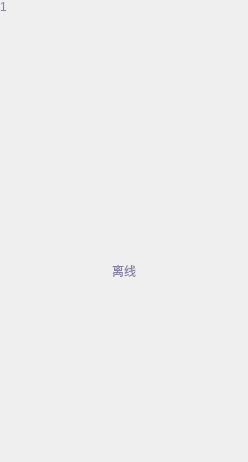
<?xml version="1.0" encoding="UTF-8"?>
<ui version="4.0">
 <class>FormBaseItem</class>
 <widget class="QWidget" name="FormBaseItem">
  <property name="geometry">
   <rect>
    <x>0</x>
    <y>0</y>
    <width>248</width>
    <height>462</height>
   </rect>
  </property>
  <property name="minimumSize">
   <size>
    <width>125</width>
    <height>155</height>
   </size>
  </property>
  <property name="maximumSize">
   <size>
    <width>16777215</width>
    <height>16777215</height>
   </size>
  </property>
  <property name="windowTitle">
   <string>Form</string>
  </property>
  <layout class="QVBoxLayout" name="verticalLayout">
   <property name="spacing">
    <number>0</number>
   </property>
   <property name="leftMargin">
    <number>0</number>
   </property>
   <property name="topMargin">
    <number>0</number>
   </property>
   <property name="rightMargin">
    <number>0</number>
   </property>
   <property name="bottomMargin">
    <number>0</number>
   </property>
   <item>
    <widget class="QLabel" name="label_4">
     <property name="styleSheet">
      <string notr="true">color: rgb(135, 130, 164);</string>
     </property>
     <property name="text">
      <string>1</string>
     </property>
    </widget>
   </item>
   <item>
    <layout class="QVBoxLayout" name="verticalLayout_5">
     <item>
      <spacer name="verticalSpacer_8">
       <property name="orientation">
        <enum>Qt::Vertical</enum>
       </property>
       <property name="sizeHint" stdset="0">
        <size>
         <width>20</width>
         <height>40</height>
        </size>
       </property>
      </spacer>
     </item>
     <item>
      <layout class="QHBoxLayout" name="horizontalLayout_12">
       <item>
        <spacer name="horizontalSpacer_14">
         <property name="orientation">
          <enum>Qt::Horizontal</enum>
         </property>
         <property name="sizeType">
          <enum>QSizePolicy::Expanding</enum>
         </property>
         <property name="sizeHint" stdset="0">
          <size>
           <width>40</width>
           <height>20</height>
          </size>
         </property>
        </spacer>
       </item>
       <item>
        <widget class="QLabel" name="label_5">
         <property name="minimumSize">
          <size>
           <width>42</width>
           <height>66</height>
          </size>
         </property>
         <property name="styleSheet">
          <string notr="true">border-image: url(:/resource/skipRopeOnline.png);</string>
         </property>
         <property name="text">
          <string/>
         </property>
        </widget>
       </item>
       <item>
        <spacer name="horizontalSpacer">
         <property name="orientation">
          <enum>Qt::Horizontal</enum>
         </property>
         <property name="sizeType">
          <enum>QSizePolicy::Expanding</enum>
         </property>
         <property name="sizeHint" stdset="0">
          <size>
           <width>40</width>
           <height>20</height>
          </size>
         </property>
        </spacer>
       </item>
      </layout>
     </item>
     <item>
      <widget class="QLabel" name="label_53">
       <property name="styleSheet">
        <string notr="true">color: rgb(135, 130, 164);</string>
       </property>
       <property name="text">
        <string>离线</string>
       </property>
       <property name="alignment">
        <set>Qt::AlignCenter</set>
       </property>
      </widget>
     </item>
     <item>
      <spacer name="verticalSpacer_7">
       <property name="orientation">
        <enum>Qt::Vertical</enum>
       </property>
       <property name="sizeHint" stdset="0">
        <size>
         <width>20</width>
         <height>40</height>
        </size>
       </property>
      </spacer>
     </item>
    </layout>
   </item>
  </layout>
 </widget>
 <resources/>
 <connections/>
</ui>
